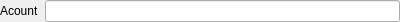
<?xml version="1.0" encoding="UTF-8"?>
<ui version="4.0">
 <class>Account</class>
 <widget class="QFrame" name="Account">
  <property name="geometry">
   <rect>
    <x>0</x>
    <y>0</y>
    <width>400</width>
    <height>21</height>
   </rect>
  </property>
  <property name="sizePolicy">
   <sizepolicy hsizetype="Expanding" vsizetype="Minimum">
    <horstretch>0</horstretch>
    <verstretch>0</verstretch>
   </sizepolicy>
  </property>
  <property name="windowTitle">
   <string>Frame</string>
  </property>
  <layout class="QHBoxLayout" name="horizontalLayout">
   <property name="spacing">
    <number>6</number>
   </property>
   <property name="leftMargin">
    <number>0</number>
   </property>
   <property name="topMargin">
    <number>0</number>
   </property>
   <property name="rightMargin">
    <number>0</number>
   </property>
   <property name="bottomMargin">
    <number>0</number>
   </property>
   <item>
    <widget class="QLabel" name="m_Label">
     <property name="sizePolicy">
      <sizepolicy hsizetype="Minimum" vsizetype="Minimum">
       <horstretch>0</horstretch>
       <verstretch>0</verstretch>
      </sizepolicy>
     </property>
     <property name="text">
      <string>Acount</string>
     </property>
    </widget>
   </item>
   <item>
    <widget class="QLineEdit" name="m_Value"/>
   </item>
  </layout>
 </widget>
 <resources/>
 <connections/>
</ui>
